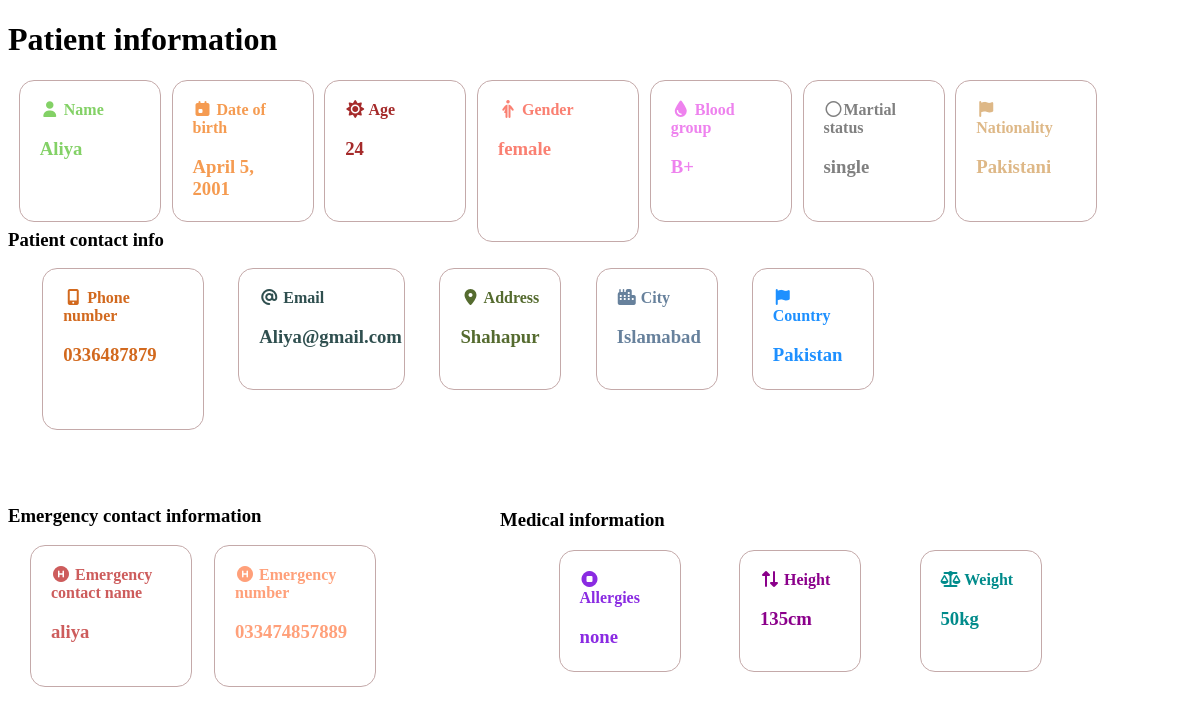
Page /patientinfotpadmin/ on the committed database.
### Hospital_app/models.py (models this page shows, shortened)
class patient_info(models.Model):
    full_name=models.CharField(max_length=50)
    date_of_birth=models.DateField()
    age=models.IntegerField()
    gender=models.CharField(max_length=50)
    blood_group=models.CharField(max_length=10)
    martial_status=models.CharField(max_length=35)
    nationality=models.CharField(max_length=200)

class patient_contact_info(models.Model):
    phone_number=models.CharField(max_length=200)
    email=models.EmailField()
    address=models.CharField(max_length=300)
    city=models.CharField(max_length=100)
    country=models.CharField(max_length=100)

class patient_emergency_con(models.Model):
    emergency_con_name=models.CharField(max_length=100)
    emergency_number=models.CharField(max_length=100)

class patient_Medical_info(models.Model):
    allergies=models.CharField(max_length=150,blank=True)
    medical_history=models.TextField(null=True,blank=True)
    current_medication=models.CharField(max_length=250,null=True,blank=True)
    height=models.CharField(max_length=50)
    weight=models.CharField(max_length=50)

### Hospital_app/views.py (the view)
# urls.py: path('patientinfotpadmin/',patientinfotpadmin,name="patientinfotpadmin"),
def patientinfotpadmin(request):
     perinfo=patient_info.objects.all()
     contactinfo=patient_contact_info.objects.all()
     emerconinfo=patient_emergency_con.objects.all()
     medicalinfo=patient_Medical_info.objects.all()
     return render(request,"showpatientinfo.html",{"perinfo":perinfo,"contactinfo":contactinfo,"emerconinfo":emerconinfo,"medicalinfo":medicalinfo})

### templates/showpatientinfo.html (shortened to what this page needs)
<!DOCTYPE html>
<html lang="en">
<head>
    {% load static %}
    <link rel="stylesheet" href="{% static 'style.CSS' %}">
    <link rel="stylesheet" href="https://cdnjs.cloudflare.com/ajax/libs/font-awesome/7.3.1/css/all.min.css" />
</head>
<body>
    <h1>Patient information</h1>
    {% for p in perinfo %}
    <div id="nurperinfo">
        <div id="name">
        <strong><i class="fa-solid fa-user"></i>  Name</strong>
        <h3>{{p.full_name}}</h3>
        </div>
        <div id="dateofbir">
        <strong><i class="fa-solid fa-calendar-day"></i> Date of birth</strong>
        <h3>{{p.date_of_birth}}</h3>
        </div>
        <div id="age">
        <strong><i class="fa-solid fa-sun"></i> Age </strong>
        <h3>{{p.age}}</h3>
        </div>
        <div id="gender">
        <strong><i class="fa-solid fa-person-half-dress"></i> Gender</strong>
        <h3>{{p.gender}}</h3>
        </div>
        <div id="bloodgrp">
        <strong><i class="fa-solid fa-droplet"></i> Blood group </strong>
        <h3>{{p.blood_group}}</h3>
        </div>
        <div id="martialst">
        <strong><i class="fa-regular fa-circle"></i>Martial status </strong>
        <h3>{{p.martial_status}}</h3>
        </div>
        <div id="nationality">
        <strong><i class="fa-solid fa-flag"></i>  Nationality </strong>
        <h3>{{p.nationality}}</h3>
        </div>
    </div>
    {% endfor %}
    <br>
    <h3 id="patint">Patient contact info</h3>
    <div id="coninfo">
    {% for c in contactinfo %}
    <div id="phnum">
        <strong><i class="fa-solid fa-mobile-screen-button"></i>  Phone number </strong>
        <h3>{{c.phone_number}}</h3>
    </div>
    <div id="email">
        <strong><i class="fa-solid fa-at"></i>  Email</strong>
        <h3>{{c.email}}</h3>
    </div>
    <div id="add">
        <strong><i class="fa-solid fa-location-dot"></i>  Address </strong>
        <h3>{{c.address}}</h3>
    </div>
    <div id="city">
        <strong><i class="fa-solid fa-city"></i>  City </strong>
        <h3>{{c.city}}</h3>
    </div>
    <div id="country">
        <strong><i class="fa-solid fa-flag"></i>  Country</strong>
        <h3>{{c.country}}</h3>
    </div>
    </div>
    {% endfor %}
    <br>
    <h3>Emergency contact information</h3>
    {% for e in emerconinfo %}
    <div id="restinfo">
    <div id="emcontact">
        <strong><i class="fa-solid fa-circle-h"></i>  Emergency contact name</strong>
        <h3>{{e.emergency_con_name}}</h3>
    </div>
    <div id="emernum">
        <strong><i class="fa-solid fa-circle-h"></i>  Emergency number</strong>
        <h3>{{e.emergency_number}}</h3>
    </div>
    </div>
    {% endfor %}
    <br>
    <h3 id="medi">Medical information</h3>
    <div id="medinfo">
    {% for m in medicalinfo %}
    <div id="all">
        <strong><i class="fa-solid fa-circle-stop"></i>  Allergies</strong>
        <h3>{{m.allergies}}</h3>
    </div>
    <div id="height">
        <strong><i class="fa-solid fa-up-down"></i>  Height</strong>
        <h3>{{m.height}}</h3>
    </div>
    <div id="weight">
        <strong><i class="fa-solid fa-scale-balanced"></i>  Weight</strong>
        <h3>{{m.weight}}</h3>
    </div>
    </div>
    {% endfor %}
</body>
</html>

### rows in the picture
patient_info: full_name "Aliya", date_of_birth "April 5, 2001", age "24", gender "female", blood_group "B+", martial_status "single", nationality "Pakistani"
patient_contact_info: phone_number "0336487879", email "Aliya@gmail.com", address "Shahapur", city "Islamabad", country "Pakistan"
patient_emergency_con: emergency_con_name "aliya", emergency_number "033474857889"
patient_Medical_info: allergies "none", height "135cm", weight "50kg"
